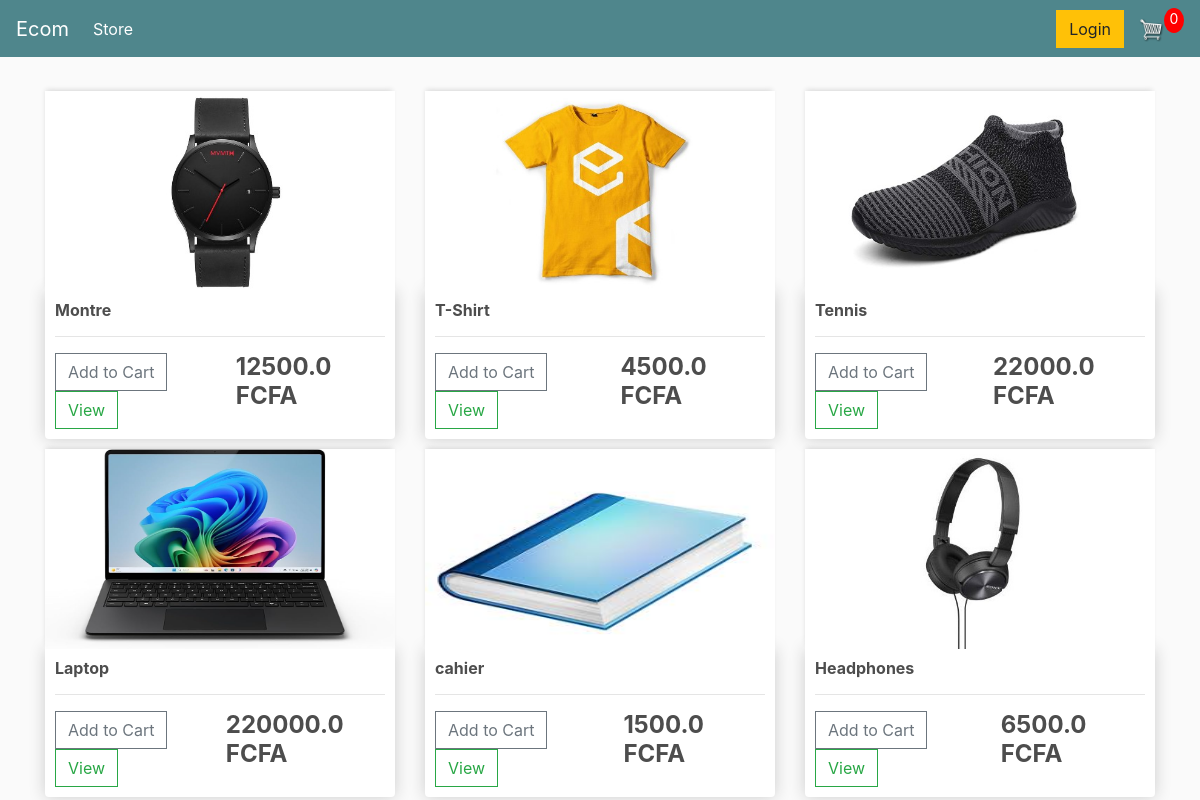
The page / on the database its author committed.
### store/models.py (models this page shows, shortened)
class Product(models.Model):
	name = models.CharField(max_length=200)
	price = models.FloatField()
	digital = models.BooleanField(default=False,null=True, blank=True)
	image = models.ImageField(null=True, blank=True)
	@property
	def imageURL(self):
		try:
			url = self.image.url
		except:
			url = ''
		return url

### store/views.py (the view)
# urls.py: path('', include('store.urls')),
def store(request):
	data = cartData(request)
	cartItems = data['cartItems']
	order = data['order']
	items = data['items']
	products = Product.objects.all()
	context = {'products':products, 'cartItems':cartItems}
	return render(request, 'store/store.html', context)

### store/utils.py (called while the page is built, shortened)
def cookieCart(request):
	try:
		cart = json.loads(request.COOKIES['cart'])
	except:
		cart = {}
		print('CART:', cart)
	items = []
	order = {'get_cart_total':0, 'get_cart_items':0, 'shipping':False}
	cartItems = order['get_cart_items']
	return {'cartItems':cartItems ,'order':order, 'items':items}

def cartData(request):
	if request.user.is_authenticated:
		customer = request.user.customer
		order, created = Order.objects.get_or_create(customer=customer, complete=False)
		items = order.orderitem_set.all()
		cartItems = order.get_cart_items
	else:
		cookieData = cookieCart(request)
		cartItems = cookieData['cartItems']
		order = cookieData['order']
		items = cookieData['items']
	return {'cartItems':cartItems ,'order':order, 'items':items}

### store/templates/store/store.html
{% extends 'store/main.html' %}
{% load static %}
{% block content %}
	<div class="row">
		{% for product in products %}
		<div class="col-lg-4">
			<img class="thumbnail" src="{{product.imageURL}}">
			<div class="box-element product">
				<h6><strong>{{product.name}}</strong></h6>
				<hr>
				<div style="display: flex; gap:1em; justify-content: space-between;">
					<div>
						<button data-product="{{product.id}}" data-action="add" class="btn btn-outline-secondary add-btn update-cart">Add to Cart</button>
						<a class="btn btn-outline-success" href="#">View</a>
					</div>
					<h4><strong>{{product.price}} FCFA</strong></h4>
				</div>
			</div>
		</div>
		{% endfor %}
	</div>
{% endblock content %}

### store/templates/store/main.html (shortened to what this page needs)
<!DOCTYPE html>
{% load static %}
<html>
<head>
	<link rel="stylesheet" href="https://stackpath.bootstrapcdn.com/bootstrap/4.4.1/css/bootstrap.min.css">
	<link rel="stylesheet" type="text/css" href="{% static 'css/main.css' %}">
</head>
<body>
	<nav class="navbar navbar-expand-lg navbar-dark bg-dark">
	  <a class="navbar-brand" href="{% url 'store' %}">Ecom</a>
	  <div class="collapse navbar-collapse" id="navbarSupportedContent">
	    <ul class="navbar-nav mr-auto">
	      <li class="nav-item active">
	        <a class="nav-link" href="{% url 'store' %}">Store <span class="sr-only">(current)</span></a>
	      </li>
	    </ul>
	    <div class="form-inline my-2 my-lg-0">
	     	<a href="#"class="btn btn-warning">Login</a>
	     	<a href="{% url 'cart' %}">
	    		<img  id="cart-icon" src="{% static 'images/cart.png' %}">
	    	</a>
	    	<p id="cart-total">{{cartItems}}</p>
	    </div>
	  </div>
	</nav>
     <div class="container">
            <br>
            {% block content %}
            {% endblock content %}
         </div>
</body>
</html>

### static/css/main.css (style rules this page uses)
body { background-color: hsl(0, 0%, 98%); }
h1,h2,h3,h4,h5,h6 { color:hsl(0, 0%, 30%); }
.box-element { box-shadow:hsl(0, 0%, 80%) 0 0 16px; background-color: #fff; border-radius: 4px; padding: 10px; }
.thumbnail { width: 100%; height: 200px; -webkit-box-shadow: -1px -3px 5px -2px rgba(214,214,214,1); -moz-box-shadow: -1px -3px 5px -2px rgba(214,214,214,1); box-shadow: -1px -3px 5px -2px rgba(214,214,214,1); }
.product { border-radius: 0 0 4px 4px; }
.bg-dark { background-color: #4f868c!important; }
#cart-icon { width:25px; display: inline-block; margin-left: 15px; }
#cart-total { display: block; text-align: center; color:#fff; background-color: red; width: 20px; height: 25px; border-radius: 50%; font-size: 14px; }
.col-lg-4, .col-lg-6, .col-lg-8, .col-lg-12 { margin-top: 10px; }
.btn { border-radius: 0; }

### rows shown on the page
Product: imageURL (picture), name "Montre", price "12500.0"
Product: imageURL (picture), name "T-Shirt", price "4500.0"
Product: imageURL (picture), name "Tennis", price "22000.0"
Product: imageURL (picture), name "Laptop", price "220000.0"
Product: imageURL (picture), name "cahier", price "1500.0"
Product: imageURL (picture), name "Headphones", price "6500.0"

### other values the page prints
{{ cartItems }} "0"
